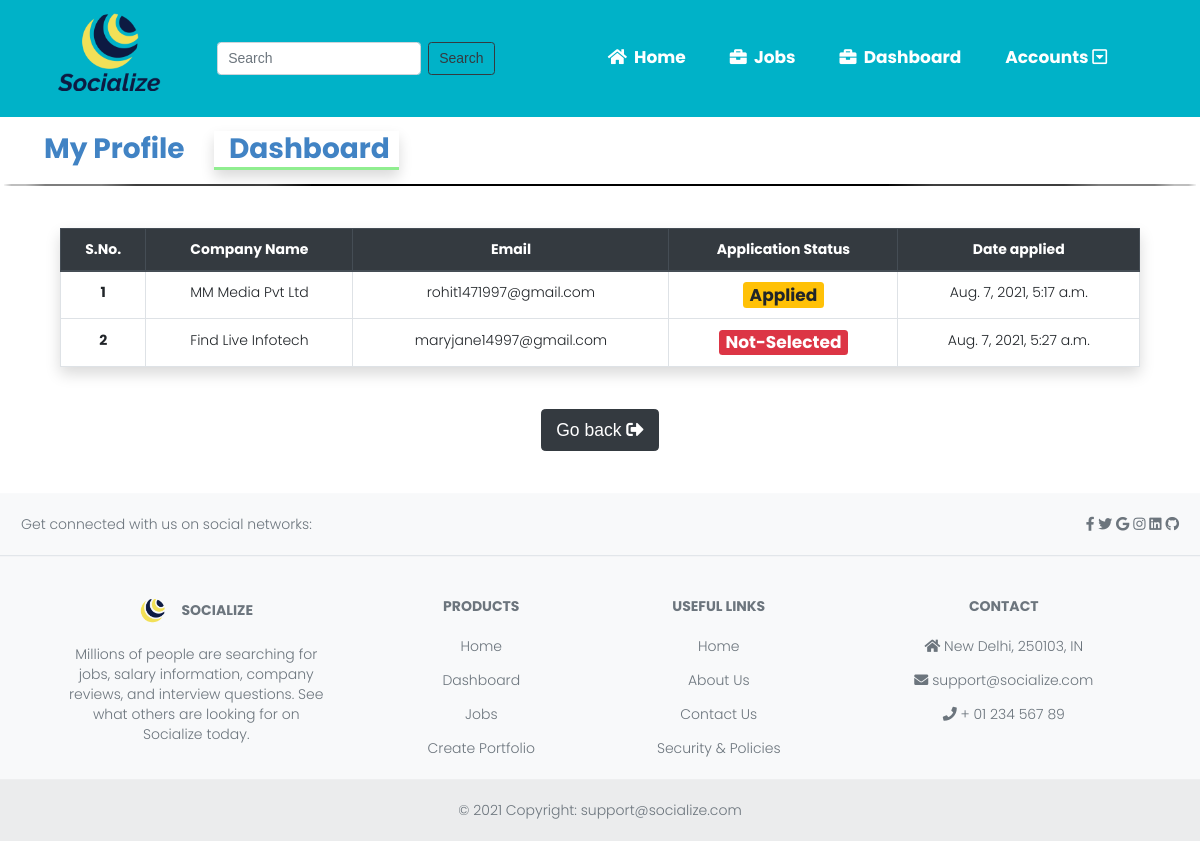
Page /job/dashboard (signed in) on the committed database.
### job/models.py (models this page shows, shortened)
class Dashboard(models.Model):
    job = models.ForeignKey(Job, on_delete = models.CASCADE)
    user = models.ForeignKey(User, on_delete = models.CASCADE)
    resume = models.FileField(upload_to ='uploads/resume/')
    email = models.EmailField()
    phone = models.CharField(max_length = 20)
    job_status = models.CharField(max_length = 100, choices = JOB_STATUS)
    date_applied = models.DateTimeField(auto_now_add = True)

class Job(models.Model):
    company_name = models.CharField(max_length = 15000)
    job_title = models.CharField(max_length = 600)
    education = models.CharField(max_length = 17000, default='', null = True, blank = True)
    company_logo = models.ImageField(upload_to = 'upload/company_profile/')
    experience = models.IntegerField()
    industry = models.CharField(max_length = 120000, default='', null = True, blank = True)
    company_description = RichTextField()
    job_details = RichTextField()
    location = models.CharField(max_length = 12000, default='', null = True, blank = True)
    recruiter = models.CharField(max_length = 4500, default='', null = True, blank = True)
    contact = models.CharField(max_length = 12000, default = '', null = True, blank = True)
    payrate = models.CharField(max_length = 1500, default='', null = True, blank = True)
    updated = models.DateTimeField(auto_now = True)
    created = models.DateTimeField(auto_now_add = True)
    skills_tag = TaggableManager()
    job_status = models.CharField(max_length = 150, choices = JOBSTATUS_CHOICES)
    apply_by = models.DateField()
    Duration = models.IntegerField(null = True, blank = True)
    def __str__(self):
        return self.company_name

### job/views.py (the view)
# urls.py: path('dashboard', Jobdashboard, name = "dashboard")
def Jobdashboard(request):
    dash = Dashboard.objects.filter(user = request.user)
    data = {
        "dash": dash
    }
    return render(request, "dashboard.html", data)

### job/templates/dashboard.html (shortened to what this page needs)
{% extends 'base.html' %}
{% load static %}
{% block content %}
<div class = "container mt-3 mb-3 ml-3 row">
    <div class = "col-lg-2">
        <a href = "{% url 'my_profile' %}"><h1> My Profile </h1></a>
    </div>
    <div class = "col-lg-2 shadow" style = "border-bottom: 3px solid lightgreen;">
        <a href = "{% url 'dashboard' %}"><h1> Dashboard </h1></a>
    </div>
</div>
<hr style = "background:#000; width: 100%; height:1px; border-radius: 50%;">
<div class = "container mt-5 mb-5">
    <div class="container">
        <table class="table table-bordered shadow">
            <thead class="thead-dark">
              <tr class ="text-center">
                <th scope="col">S.No.</th>
                <th scope="col">Company Name</th>
                <th scope="col">Email</th>
                <th scope="col">Application Status</th>
                <th scope="col">Date applied</th>
              </tr>
            </thead>
            <tbody>
                {% for qs in dash %}
                <tr class = "text-center">
                <th scope="row">{{forloop.counter}}</th>
                <td>{{qs.job}}</td>
                <td>{{qs.email}}</td>
                {% if qs.job_status == "Applied" %}
                    <td><p class = "badge badge-warning" style = "font-size: 17px;">{{qs.job_status}}</p></td>
                {% elif qs.job_status == "Seen"%}
                    <td><p class = "badge badge-primary" style = "font-size: 17px;">{{qs.job_status}}</p></td>
                {% elif qs.job_status == "Not-Selected"%}
                    <td><p class = "badge badge-danger" style = "font-size: 17px;">{{qs.job_status}}</p></td>
                {% endif %}
                <td>{{qs.date_applied}}</td>
                </tr>
                {% endfor %}
            </tbody>
          </table>
        <div class = "container text-center mt-5 mb-5">
            <a href = "{% url 'my_profile' %}">
                <button class = "btn btn-lg btn-dark"> Go back <i class="fas fa-sign-out-alt"></i> </button>
            </a>
        </div>
    </div>
</div>
{% endblock %}

### templates/base.html (style rules this page uses)
body { min-height: 100vh; font-family: 'Poppins', sans-serif; font-weight: 300; }
h1, h2, h3, h4, h5, h6, p span { font-family: 'Poppins', sans-serif; font-weight: 700; }

### rows in the picture
Dashboard: job "MM Media Pvt Ltd", email "rohit1471997@gmail.com", job_status "Applied", date_applied "Aug. 7, 2021, 5:17 a.m."
Dashboard: job "Find Live Infotech", email "maryjane14997@gmail.com", job_status "Not-Selected", date_applied "Aug. 7, 2021, 5:27 a.m."
